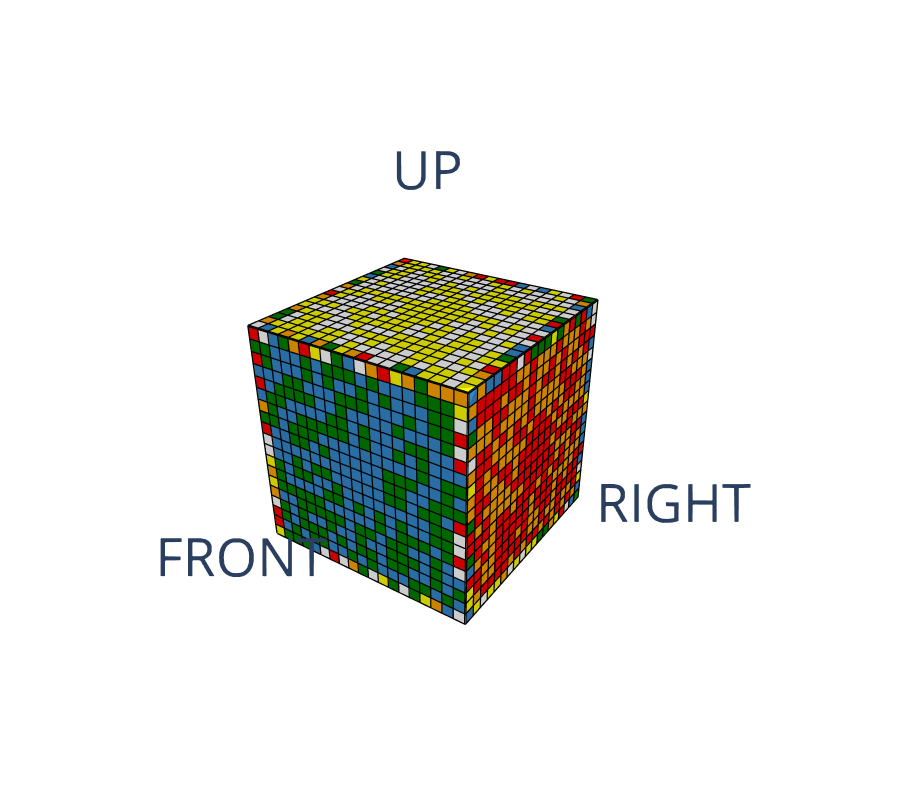

Notebook source saved alongside this figure:
### Code cell
# read facelets from file
with open('state.txt') as f:
    facelets9 = f.read()
facelets9 = facelets9.split(";")

plot_cube_n(facelets9)

### Figure 1 — Plotly figure (JSON) as saved in the notebook; plotly's stock layout.template omitted (floating-point values rounded to 4 significant figures; data arrays with more than 128 entries replaced by an {"elided": "..."} marker saying what was removed)
{"data": [{"facecolor": {"elided": "4332 str values"}, "hoverinfo": "none", "i": {"elided": "4332 int values"}, "j": {"elided": "4332 int values"}, "k": {"elided": "4332 int values"}, "opacity": 1, "type": "mesh3d", "x": {"elided": "2400 int values"}, "y": {"elided": "2400 int values"}, "z": {"elided": "2400 int values"}}, {"hoverinfo": "none", "line": {"color": "black", "width": 5}, "mode": "lines", "type": "scatter3d", "x": [0, 19, 19, 0, 0], "y": [0, 0, 19, 19, 0], "z": [0, 0, 0, 0, 0]}, {"hoverinfo": "none", "line": {"color": "black", "width": 5}, "mode": "lines", "type": "scatter3d", "x": [0, 0, 19, 19, 0], "y": [0, 0, 0, 0, 0], "z": [0, 19, 19, 0, 0]}, {"hoverinfo": "none", "line": {"color": "black", "width": 5}, "mode": "lines", "type": "scatter3d", "x": [0, 0, 0, 0, 0], "y": [0, 0, 19, 19, 0], "z": [0, 19, 19, 0, 0]}, {"hoverinfo": "none", "line": {"color": "black", "width": 5}, "mode": "lines", "type": "scatter3d", "x": [0, 19, 19, 0, 0], "y": [0, 0, 19, 19, 0], "z": [1, 1, 1, 1, 1]}, {"hoverinfo": "none", "line": {"color": "black", "width": 5}, "mode": "lines", "type": "scatter3d", "x": [0, 0, 19, 19, 0], "y": [1, 1, 1, 1, 1], "z": [0, 19, 19, 0, 0]}, {"hoverinfo": "none", "line": {"color": "black", "width": 5}, "mode": "lines", "type": "scatter3d", "x": [1, 1, 1, 1, 1], "y": [0, 0, 19, 19, 0], "z": [0, 19, 19, 0, 0]}, {"hoverinfo": "none", "line": {"color": "black", "width": 5}, "mode": "lines", "type": "scatter3d", "x": [0, 19, 19, 0, 0], "y": [0, 0, 19, 19, 0], "z": [2, 2, 2, 2, 2]}, {"hoverinfo": "none", "line": {"color": "black", "width": 5}, "mode": "lines", "type": "scatter3d", "x": [0, 0, 19, 19, 0], "y": [2, 2, 2, 2, 2], "z": [0, 19, 19, 0, 0]}, {"hoverinfo": "none", "line": {"color": "black", "width": 5}, "mode": "lines", "type": "scatter3d", "x": [2, 2, 2, 2, 2], "y": [0, 0, 19, 19, 0], "z": [0, 19, 19, 0, 0]}, {"hoverinfo": "none", "line": {"color": "black", "width": 5}, "mode": "lines", "type": "scatter3d", "x": [0, 19, 19, 0, 0], "y": [0, 0, 19, 19, 0], "z": [3, 3, 3, 3, 3]}, {"hoverinfo": "none", "line": {"color": "black", "width": 5}, "mode": "lines", "type": "scatter3d", "x": [0, 0, 19, 19, 0], "y": [3, 3, 3, 3, 3], "z": [0, 19, 19, 0, 0]}, {"hoverinfo": "none", "line": {"color": "black", "width": 5}, "mode": "lines", "type": "scatter3d", "x": [3, 3, 3, 3, 3], "y": [0, 0, 19, 19, 0], "z": [0, 19, 19, 0, 0]}, {"hoverinfo": "none", "line": {"color": "black", "width": 5}, "mode": "lines", "type": "scatter3d", "x": [0, 19, 19, 0, 0], "y": [0, 0, 19, 19, 0], "z": [4, 4, 4, 4, 4]}, {"hoverinfo": "none", "line": {"color": "black", "width": 5}, "mode": "lines", "type": "scatter3d", "x": [0, 0, 19, 19, 0], "y": [4, 4, 4, 4, 4], "z": [0, 19, 19, 0, 0]}, {"hoverinfo": "none", "line": {"color": "black", "width": 5}, "mode": "lines", "type": "scatter3d", "x": [4, 4, 4, 4, 4], "y": [0, 0, 19, 19, 0], "z": [0, 19, 19, 0, 0]}, {"hoverinfo": "none", "line": {"color": "black", "width": 5}, "mode": "lines", "type": "scatter3d", "x": [0, 19, 19, 0, 0], "y": [0, 0, 19, 19, 0], "z": [5, 5, 5, 5, 5]}, {"hoverinfo": "none", "line": {"color": "black", "width": 5}, "mode": "lines", "type": "scatter3d", "x": [0, 0, 19, 19, 0], "y": [5, 5, 5, 5, 5], "z": [0, 19, 19, 0, 0]}, {"hoverinfo": "none", "line": {"color": "black", "width": 5}, "mode": "lines", "type": "scatter3d", "x": [5, 5, 5, 5, 5], "y": [0, 0, 19, 19, 0], "z": [0, 19, 19, 0, 0]}, {"hoverinfo": "none", "line": {"color": "black", "width": 5}, "mode": "lines", "type": "scatter3d", "x": [0, 19, 19, 0, 0], "y": [0, 0, 19, 19, 0], "z": [6, 6, 6, 6, 6]}, {"hoverinfo": "none", "line": {"color": "black", "width": 5}, "mode": "lines", "type": "scatter3d", "x": [0, 0, 19, 19, 0], "y": [6, 6, 6, 6, 6], "z": [0, 19, 19, 0, 0]}, {"hoverinfo": "none", "line": {"color": "black", "width": 5}, "mode": "lines", "type": "scatter3d", "x": [6, 6, 6, 6, 6], "y": [0, 0, 19, 19, 0], "z": [0, 19, 19, 0, 0]}, {"hoverinfo": "none", "line": {"color": "black", "width": 5}, "mode": "lines", "type": "scatter3d", "x": [0, 19, 19, 0, 0], "y": [0, 0, 19, 19, 0], "z": [7, 7, 7, 7, 7]}, {"hoverinfo": "none", "line": {"color": "black", "width": 5}, "mode": "lines", "type": "scatter3d", "x": [0, 0, 19, 19, 0], "y": [7, 7, 7, 7, 7], "z": [0, 19, 19, 0, 0]}, {"hoverinfo": "none", "line": {"color": "black", "width": 5}, "mode": "lines", "type": "scatter3d", "x": [7, 7, 7, 7, 7], "y": [0, 0, 19, 19, 0], "z": [0, 19, 19, 0, 0]}, {"hoverinfo": "none", "line": {"color": "black", "width": 5}, "mode": "lines", "type": "scatter3d", "x": [0, 19, 19, 0, 0], "y": [0, 0, 19, 19, 0], "z": [8, 8, 8, 8, 8]}, {"hoverinfo": "none", "line": {"color": "black", "width": 5}, "mode": "lines", "type": "scatter3d", "x": [0, 0, 19, 19, 0], "y": [8, 8, 8, 8, 8], "z": [0, 19, 19, 0, 0]}, {"hoverinfo": "none", "line": {"color": "black", "width": 5}, "mode": "lines", "type": "scatter3d", "x": [8, 8, 8, 8, 8], "y": [0, 0, 19, 19, 0], "z": [0, 19, 19, 0, 0]}, {"hoverinfo": "none", "line": {"color": "black", "width": 5}, "mode": "lines", "type": "scatter3d", "x": [0, 19, 19, 0, 0], "y": [0, 0, 19, 19, 0], "z": [9, 9, 9, 9, 9]}, {"hoverinfo": "none", "line": {"color": "black", "width": 5}, "mode": "lines", "type": "scatter3d", "x": [0, 0, 19, 19, 0], "y": [9, 9, 9, 9, 9], "z": [0, 19, 19, 0, 0]}, {"hoverinfo": "none", "line": {"color": "black", "width": 5}, "mode": "lines", "type": "scatter3d", "x": [9, 9, 9, 9, 9], "y": [0, 0, 19, 19, 0], "z": [0, 19, 19, 0, 0]}, {"hoverinfo": "none", "line": {"color": "black", "width": 5}, "mode": "lines", "type": "scatter3d", "x": [0, 19, 19, 0, 0], "y": [0, 0, 19, 19, 0], "z": [10, 10, 10, 10, 10]}, {"hoverinfo": "none", "line": {"color": "black", "width": 5}, "mode": "lines", "type": "scatter3d", "x": [0, 0, 19, 19, 0], "y": [10, 10, 10, 10, 10], "z": [0, 19, 19, 0, 0]}, {"hoverinfo": "none", "line": {"color": "black", "width": 5}, "mode": "lines", "type": "scatter3d", "x": [10, 10, 10, 10, 10], "y": [0, 0, 19, 19, 0], "z": [0, 19, 19, 0, 0]}, {"hoverinfo": "none", "line": {"color": "black", "width": 5}, "mode": "lines", "type": "scatter3d", "x": [0, 19, 19, 0, 0], "y": [0, 0, 19, 19, 0], "z": [11, 11, 11, 11, 11]}, {"hoverinfo": "none", "line": {"color": "black", "width": 5}, "mode": "lines", "type": "scatter3d", "x": [0, 0, 19, 19, 0], "y": [11, 11, 11, 11, 11], "z": [0, 19, 19, 0, 0]}, {"hoverinfo": "none", "line": {"color": "black", "width": 5}, "mode": "lines", "type": "scatter3d", "x": [11, 11, 11, 11, 11], "y": [0, 0, 19, 19, 0], "z": [0, 19, 19, 0, 0]}, {"hoverinfo": "none", "line": {"color": "black", "width": 5}, "mode": "lines", "type": "scatter3d", "x": [0, 19, 19, 0, 0], "y": [0, 0, 19, 19, 0], "z": [12, 12, 12, 12, 12]}, {"hoverinfo": "none", "line": {"color": "black", "width": 5}, "mode": "lines", "type": "scatter3d", "x": [0, 0, 19, 19, 0], "y": [12, 12, 12, 12, 12], "z": [0, 19, 19, 0, 0]}, {"hoverinfo": "none", "line": {"color": "black", "width": 5}, "mode": "lines", "type": "scatter3d", "x": [12, 12, 12, 12, 12], "y": [0, 0, 19, 19, 0], "z": [0, 19, 19, 0, 0]}, {"hoverinfo": "none", "line": {"color": "black", "width": 5}, "mode": "lines", "type": "scatter3d", "x": [0, 19, 19, 0, 0], "y": [0, 0, 19, 19, 0], "z": [13, 13, 13, 13, 13]}, {"hoverinfo": "none", "line": {"color": "black", "width": 5}, "mode": "lines", "type": "scatter3d", "x": [0, 0, 19, 19, 0], "y": [13, 13, 13, 13, 13], "z": [0, 19, 19, 0, 0]}, {"hoverinfo": "none", "line": {"color": "black", "width": 5}, "mode": "lines", "type": "scatter3d", "x": [13, 13, 13, 13, 13], "y": [0, 0, 19, 19, 0], "z": [0, 19, 19, 0, 0]}, {"hoverinfo": "none", "line": {"color": "black", "width": 5}, "mode": "lines", "type": "scatter3d", "x": [0, 19, 19, 0, 0], "y": [0, 0, 19, 19, 0], "z": [14, 14, 14, 14, 14]}, {"hoverinfo": "none", "line": {"color": "black", "width": 5}, "mode": "lines", "type": "scatter3d", "x": [0, 0, 19, 19, 0], "y": [14, 14, 14, 14, 14], "z": [0, 19, 19, 0, 0]}, {"hoverinfo": "none", "line": {"color": "black", "width": 5}, "mode": "lines", "type": "scatter3d", "x": [14, 14, 14, 14, 14], "y": [0, 0, 19, 19, 0], "z": [0, 19, 19, 0, 0]}, {"hoverinfo": "none", "line": {"color": "black", "width": 5}, "mode": "lines", "type": "scatter3d", "x": [0, 19, 19, 0, 0], "y": [0, 0, 19, 19, 0], "z": [15, 15, 15, 15, 15]}, {"hoverinfo": "none", "line": {"color": "black", "width": 5}, "mode": "lines", "type": "scatter3d", "x": [0, 0, 19, 19, 0], "y": [15, 15, 15, 15, 15], "z": [0, 19, 19, 0, 0]}, {"hoverinfo": "none", "line": {"color": "black", "width": 5}, "mode": "lines", "type": "scatter3d", "x": [15, 15, 15, 15, 15], "y": [0, 0, 19, 19, 0], "z": [0, 19, 19, 0, 0]}, {"hoverinfo": "none", "line": {"color": "black", "width": 5}, "mode": "lines", "type": "scatter3d", "x": [0, 19, 19, 0, 0], "y": [0, 0, 19, 19, 0], "z": [16, 16, 16, 16, 16]}, {"hoverinfo": "none", "line": {"color": "black", "width": 5}, "mode": "lines", "type": "scatter3d", "x": [0, 0, 19, 19, 0], "y": [16, 16, 16, 16, 16], "z": [0, 19, 19, 0, 0]}, {"hoverinfo": "none", "line": {"color": "black", "width": 5}, "mode": "lines", "type": "scatter3d", "x": [16, 16, 16, 16, 16], "y": [0, 0, 19, 19, 0], "z": [0, 19, 19, 0, 0]}, {"hoverinfo": "none", "line": {"color": "black", "width": 5}, "mode": "lines", "type": "scatter3d", "x": [0, 19, 19, 0, 0], "y": [0, 0, 19, 19, 0], "z": [17, 17, 17, 17, 17]}, {"hoverinfo": "none", "line": {"color": "black", "width": 5}, "mode": "lines", "type": "scatter3d", "x": [0, 0, 19, 19, 0], "y": [17, 17, 17, 17, 17], "z": [0, 19, 19, 0, 0]}, {"hoverinfo": "none", "line": {"color": "black", "width": 5}, "mode": "lines", "type": "scatter3d", "x": [17, 17, 17, 17, 17], "y": [0, 0, 19, 19, 0], "z": [0, 19, 19, 0, 0]}, {"hoverinfo": "none", "line": {"color": "black", "width": 5}, "mode": "lines", "type": "scatter3d", "x": [0, 19, 19, 0, 0], "y": [0, 0, 19, 19, 0], "z": [18, 18, 18, 18, 18]}, {"hoverinfo": "none", "line": {"color": "black", "width": 5}, "mode": "lines", "type": "scatter3d", "x": [0, 0, 19, 19, 0], "y": [18, 18, 18, 18, 18], "z": [0, 19, 19, 0, 0]}, {"hoverinfo": "none", "line": {"color": "black", "width": 5}, "mode": "lines", "type": "scatter3d", "x": [18, 18, 18, 18, 18], "y": [0, 0, 19, 19, 0], "z": [0, 19, 19, 0, 0]}, {"hoverinfo": "none", "line": {"color": "black", "width": 5}, "mode": "lines", "type": "scatter3d", "x": [0, 19, 19, 0, 0], "y": [0, 0, 19, 19, 0], "z": [19, 19, 19, 19, 19]}, {"hoverinfo": "none", "line": {"color": "black", "width": 5}, "mode": "lines", "type": "scatter3d", "x": [0, 0, 19, 19, 0], "y": [19, 19, 19, 19, 19], "z": [0, 19, 19, 0, 0]}, {"hoverinfo": "none", "line": {"color": "black", "width": 5}, "mode": "lines", "type": "scatter3d", "x": [19, 19, 19, 19, 19], "y": [0, 0, 19, 19, 0], "z": [0, 19, 19, 0, 0]}, {"mode": "text", "text": ["UP", "FRONT", "RIGHT"], "textfont": {"size": 53}, "textposition": "middle center", "type": "scatter3d", "x": [9.5, 9.5, 30], "y": [9.5, -11, 9.5], "z": [29.5, 9.5, 9.5]}], "layout": {"autosize": false, "height": 800, "scene": {"camera": {"eye": {"x": 0.8, "y": -1.2, "z": 0.8}}, "xaxis": {"showbackground": false, "showgrid": false, "showspikes": false, "showticklabels": false, "title": {"text": ""}, "zeroline": false}, "yaxis": {"showbackground": false, "showgrid": false, "showspikes": false, "showticklabels": false, "title": {"text": ""}, "zeroline": false}, "zaxis": {"showbackground": false, "showgrid": false, "showspikes": false, "showticklabels": false, "title": {"text": ""}, "zeroline": false}}, "showlegend": false, "width": 900}}
